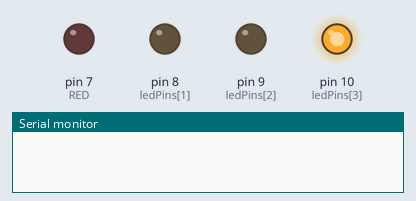
Recording of a sketch running on a simulated Arduino Uno, built with avr-gcc and run on an emulated ATmega328P. On the bench: output pins drawn as LEDs (lit = HIGH), the last lines printed to the serial monitor. Random numbers use the default seed unless the sketch sets one.

Above: at 0.9 s.
At 2.3 s:
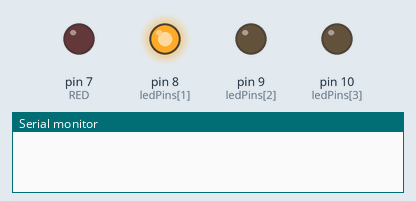
At 3.0 s:
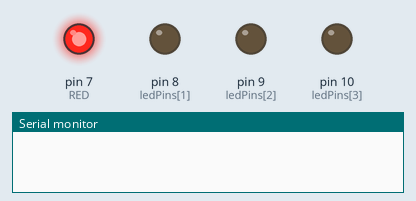
At 3.5 s:
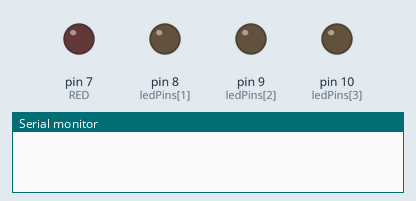
At 4.6 s:
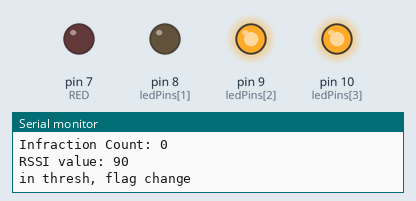
At 28.6 s:
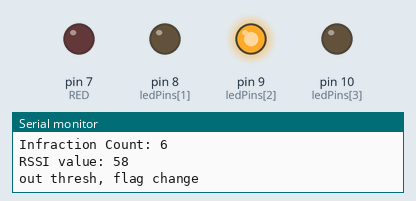
Timing chart, 0 to 40.0 s (numbered marks = the images above):
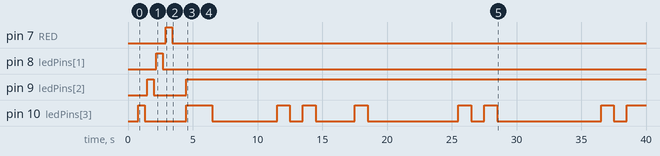

Measured:
- by itself, pin 9 (ledPins[2]): HIGH → LOW at 2.0 s, → HIGH 2.5 s later
- by itself, pin 10 (ledPins[3]): HIGH → LOW at 1.3 s, → HIGH 3.2 s later, → LOW 2.0 s later, → HIGH 5.0 s later, … (16 changes in this stretch)

The sketch:

multi_led_test.ino
```cpp
#include <SoftwareSerial.h>
int ledPins[] = {7,8,9,10};
enum led {RED = 7, AMBER, GREEN, BLUE};
bool flag;
bool lastFlag;
int threshold = 75; //allow change of rssi threshold value. Gain of 75 was approx threshold from testing.
int infCount; //Initialised to zero in setup

void setup() {
  //init and flash each LED
  Serial.begin(9600);
  for(int i =4; i >= 0; i--){
    pinMode(ledPins[i],OUTPUT);
    delay(100);
    digitalWrite(ledPins[i],HIGH);
    delay(500);
    digitalWrite(ledPins[i], LOW);
    delay(100);
  }
  //initialise variables for use in loop.
  infCount = 0;
  flag = false;
  lastFlag = false;
  Serial.write("Initialisation Complete");
}

void loop() {
  //RNG to mimic RSSI Polling
  int rssi = rand() % 100 + 1;
  Serial.print("RSSI value: ");
  Serial.println(rssi);


  if(inThreshold(rssi)){                  // In thresh, flag high
    flag = true;
    if(flagChange(flag, lastFlag)){        //in thresh, flag change
     digitalWrite(BLUE,HIGH);
     infCount++;
     Serial.println("in thresh, flag change");
     //Code to begin logging infraction
    }
    else{                                 //in thresh, no flag change
      digitalWrite(BLUE,HIGH);
      Serial.println("in thresh, no flag change");
    }
  }
  else{                                   //out thresh, flag low
    flag = false;
    if (flagChange(flag,lastFlag)){        //out thresh, flag change
     digitalWrite(BLUE,LOW);
     Serial.println("out thresh, flag change");
     //Code to end logging infraction
    }
    else{                                 //out thresh, no change
     digitalWrite(BLUE,LOW);
     Serial.println("out thresh, no flag change");
    }
  }
  lastFlag = flag;
  delay(1000);
  setLED();
  Serial.print("Infraction Count: ");
  Serial.println(infCount);
}

bool flagChange(bool f, bool lf) {
    if( f != lf ){
      return true;
    }
    else {
      return false;
    }
}

bool inThreshold(int rssi) {
  if(rssi >= threshold){
    return true;
  }
  else{
    return false;
  }
}

void setLED(){
  if(infCount <= 10) {
    digitalWrite(GREEN,HIGH);
    digitalWrite(AMBER,LOW);
    digitalWrite(RED,LOW);
  }
  else if(infCount > 10 && infCount <= 50){
    digitalWrite(GREEN,LOW);
    digitalWrite(AMBER,HIGH);
    digitalWrite(RED,LOW);
  }
  else{
    digitalWrite(GREEN,LOW);
    digitalWrite(AMBER,LOW);
    digitalWrite(RED,HIGH);
  }
}
```
